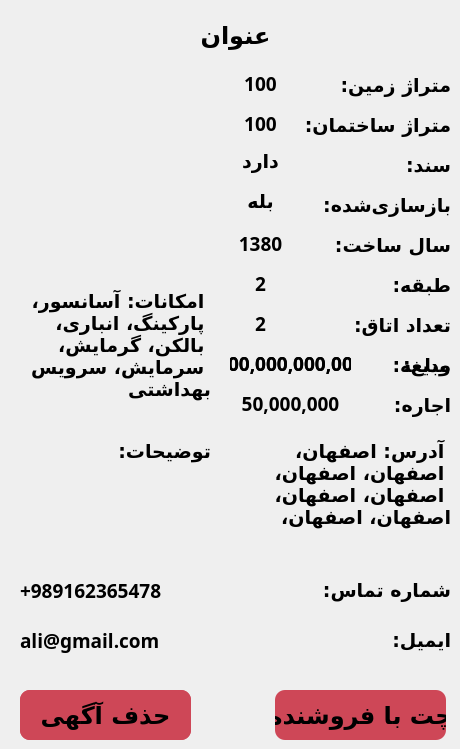
    <widget class="QWidget" name="page_Details_Apartment">
     <widget class="QLabel" name="label_detail_apartment_title">
      <property name="geometry">
       <rect>
        <x>20</x>
        <y>10</y>
        <width>431</width>
        <height>51</height>
       </rect>
      </property>
      <property name="font">
       <font>
        <family>B Nazanin</family>
        <pointsize>18</pointsize>
        <weight>75</weight>
        <bold>true</bold>
       </font>
      </property>
      <property name="text">
       <string>عنوان</string>
      </property>
      <property name="alignment">
       <set>Qt::AlignCenter</set>
      </property>
      <property name="wordWrap">
       <bool>true</bool>
      </property>
     </widget>
     <widget class="QLabel" name="label_41">
      <property name="geometry">
       <rect>
        <x>300</x>
        <y>310</y>
        <width>151</width>
        <height>31</height>
       </rect>
      </property>
      <property name="font">
       <font>
        <family>B Nazanin</family>
        <pointsize>14</pointsize>
        <weight>75</weight>
        <bold>true</bold>
       </font>
      </property>
      <property name="text">
       <string>تعداد اتاق:</string>
      </property>
      <property name="alignment">
       <set>Qt::AlignLeading|Qt::AlignLeft|Qt::AlignVCenter</set>
      </property>
      <property name="wordWrap">
       <bool>true</bool>
      </property>
     </widget>
     <widget class="QLabel" name="label_42">
      <property name="geometry">
       <rect>
        <x>300</x>
        <y>270</y>
        <width>151</width>
        <height>31</height>
       </rect>
      </property>
      <property name="font">
       <font>
        <family>B Nazanin</family>
        <pointsize>14</pointsize>
        <weight>75</weight>
        <bold>true</bold>
       </font>
      </property>
      <property name="text">
       <string>طبقه:</string>
      </property>
      <property name="alignment">
       <set>Qt::AlignLeading|Qt::AlignLeft|Qt::AlignVCenter</set>
      </property>
      <property name="wordWrap">
       <bool>true</bool>
      </property>
     </widget>
     <widget class="QLabel" name="label_43">
      <property name="geometry">
       <rect>
        <x>300</x>
        <y>230</y>
        <width>151</width>
        <height>31</height>
       </rect>
      </property>
      <property name="font">
       <font>
        <family>B Nazanin</family>
        <pointsize>14</pointsize>
        <weight>75</weight>
        <bold>true</bold>
       </font>
      </property>
      <property name="text">
       <string>سال ساخت:</string>
      </property>
      <property name="alignment">
       <set>Qt::AlignLeading|Qt::AlignLeft|Qt::AlignVCenter</set>
      </property>
      <property name="wordWrap">
       <bool>true</bool>
      </property>
     </widget>
     <widget class="QPushButton" name="pushButton_detail_apartment_report">
      <property name="geometry">
       <rect>
        <x>20</x>
        <y>690</y>
        <width>171</width>
        <height>50</height>
       </rect>
      </property>
      <property name="font">
       <font>
        <family>B Nazanin</family>
        <pointsize>18</pointsize>
        <weight>75</weight>
        <bold>true</bold>
       </font>
      </property>
      <property name="cursor">
       <cursorShape>PointingHandCursor</cursorShape>
      </property>
      <property name="styleSheet">
       <string notr="true">background-color: #CE4757;
border-style: solid;
border-color: black;
border-width: 0px;
border-radius: 10px;</string>
      </property>
      <property name="text">
       <string>گزارش آگهی</string>
      </property>
     </widget>
     <widget class="QLabel" name="label_detail_apartment_photo">
      <property name="geometry">
       <rect>
        <x>20</x>
        <y>80</y>
        <width>200</width>
        <height>200</height>
       </rect>
      </property>
      <property name="text">
       <string/>
      </property>
      <property name="pixmap">
       <pixmap>:/images/default.jpg</pixmap>
      </property>
      <property name="scaledContents">
       <bool>true</bool>
      </property>
      <property name="alignment">
       <set>Qt::AlignCenter</set>
      </property>
     </widget>
     <widget class="QLabel" name="label_44">
      <property name="geometry">
       <rect>
        <x>290</x>
        <y>70</y>
        <width>161</width>
        <height>31</height>
       </rect>
      </property>
      <property name="font">
       <font>
        <family>B Nazanin</family>
        <pointsize>14</pointsize>
        <weight>75</weight>
        <bold>true</bold>
       </font>
      </property>
      <property name="text">
       <string>متراژ زمین:</string>
      </property>
      <property name="alignment">
       <set>Qt::AlignLeading|Qt::AlignLeft|Qt::AlignVCenter</set>
      </property>
      <property name="wordWrap">
       <bool>true</bool>
      </property>
     </widget>
     <widget class="QLabel" name="label_detail_apartment_land_area">
      <property name="geometry">
       <rect>
        <x>230</x>
        <y>70</y>
        <width>61</width>
        <height>31</height>
       </rect>
      </property>
      <property name="font">
       <font>
        <family>B Nazanin</family>
        <pointsize>14</pointsize>
        <weight>75</weight>
        <bold>true</bold>
       </font>
      </property>
      <property name="text">
       <string>100</string>
      </property>
      <property name="alignment">
       <set>Qt::AlignHCenter|Qt::AlignTop</set>
      </property>
      <property name="wordWrap">
       <bool>true</bool>
      </property>
     </widget>
     <widget class="QLabel" name="label_46">
      <property name="geometry">
       <rect>
        <x>290</x>
        <y>110</y>
        <width>161</width>
        <height>31</height>
       </rect>
      </property>
      <property name="font">
       <font>
        <family>B Nazanin</family>
        <pointsize>14</pointsize>
        <weight>75</weight>
        <bold>true</bold>
       </font>
      </property>
      <property name="text">
       <string>متراژ ساختمان:</string>
      </property>
      <property name="alignment">
       <set>Qt::AlignLeading|Qt::AlignLeft|Qt::AlignVCenter</set>
      </property>
      <property name="wordWrap">
       <bool>true</bool>
      </property>
     </widget>
     <widget class="QLabel" name="label_detail_apartment_build_area">
      <property name="geometry">
       <rect>
        <x>230</x>
        <y>110</y>
        <width>61</width>
        <height>31</height>
       </rect>
      </property>
      <property name="font">
       <font>
        <family>B Nazanin</family>
        <pointsize>14</pointsize>
        <weight>75</weight>
        <bold>true</bold>
       </font>
      </property>
      <property name="text">
       <string>100</string>
      </property>
      <property name="alignment">
       <set>Qt::AlignHCenter|Qt::AlignTop</set>
      </property>
      <property name="wordWrap">
       <bool>true</bool>
      </property>
     </widget>
     <widget class="QLabel" name="label_detail_apartment_facilities">
      <property name="geometry">
       <rect>
        <x>20</x>
        <y>290</y>
        <width>191</width>
        <height>131</height>
       </rect>
      </property>
      <property name="font">
       <font>
        <family>B Nazanin</family>
        <pointsize>14</pointsize>
        <weight>75</weight>
        <bold>true</bold>
       </font>
      </property>
      <property name="text">
       <string>امکانات: آسانسور، پارکینگ، انباری، بالکن، گرمایش، سرمایش، سرویس بهداشتی</string>
      </property>
      <property name="alignment">
       <set>Qt::AlignLeading|Qt::AlignLeft|Qt::AlignTop</set>
      </property>
      <property name="wordWrap">
       <bool>true</bool>
      </property>
     </widget>
     <widget class="QLabel" name="label_60">
      <property name="geometry">
       <rect>
        <x>290</x>
        <y>190</y>
        <width>161</width>
        <height>31</height>
       </rect>
      </property>
      <property name="font">
       <font>
        <family>B Nazanin</family>
        <pointsize>14</pointsize>
        <weight>75</weight>
        <bold>true</bold>
       </font>
      </property>
      <property name="text">
       <string>بازسازی‌شده:</string>
      </property>
      <property name="alignment">
       <set>Qt::AlignLeading|Qt::AlignLeft|Qt::AlignVCenter</set>
      </property>
      <property name="wordWrap">
       <bool>true</bool>
      </property>
     </widget>
     <widget class="QLabel" name="label_detail_apartment_renovated">
      <property name="geometry">
       <rect>
        <x>230</x>
        <y>190</y>
        <width>61</width>
        <height>31</height>
       </rect>
      </property>
      <property name="font">
       <font>
        <family>B Nazanin</family>
        <pointsize>14</pointsize>
        <weight>75</weight>
        <bold>true</bold>
       </font>
      </property>
      <property name="text">
       <string>بله</string>
      </property>
      <property name="alignment">
       <set>Qt::AlignHCenter|Qt::AlignTop</set>
      </property>
      <property name="wordWrap">
       <bool>true</bool>
      </property>
     </widget>
     <widget class="QLabel" name="label_detail_apartment_year">
      <property name="geometry">
       <rect>
        <x>230</x>
        <y>230</y>
        <width>61</width>
        <height>31</height>
       </rect>
      </property>
      <property name="font">
       <font>
        <family>B Nazanin</family>
        <pointsize>14</pointsize>
        <weight>75</weight>
        <bold>true</bold>
       </font>
      </property>
      <property name="text">
       <string>1380</string>
      </property>
      <property name="alignment">
       <set>Qt::AlignHCenter|Qt::AlignTop</set>
      </property>
      <property name="wordWrap">
       <bool>true</bool>
      </property>
     </widget>
     <widget class="QLabel" name="label_detail_apartment_floor">
      <property name="geometry">
       <rect>
        <x>230</x>
        <y>270</y>
        <width>61</width>
        <height>31</height>
       </rect>
      </property>
      <property name="font">
       <font>
        <family>B Nazanin</family>
        <pointsize>14</pointsize>
        <weight>75</weight>
        <bold>true</bold>
       </font>
      </property>
      <property name="text">
       <string>2</string>
      </property>
      <property name="alignment">
       <set>Qt::AlignHCenter|Qt::AlignTop</set>
      </property>
      <property name="wordWrap">
       <bool>true</bool>
      </property>
     </widget>
     <widget class="QLabel" name="label_detail_apartment_room">
      <property name="geometry">
       <rect>
        <x>230</x>
        <y>310</y>
        <width>61</width>
        <height>31</height>
       </rect>
      </property>
      <property name="font">
       <font>
        <family>B Nazanin</family>
        <pointsize>14</pointsize>
        <weight>75</weight>
        <bold>true</bold>
       </font>
      </property>
      <property name="text">
       <string>2</string>
      </property>
      <property name="alignment">
       <set>Qt::AlignHCenter|Qt::AlignTop</set>
      </property>
      <property name="wordWrap">
       <bool>true</bool>
      </property>
     </widget>
     <widget class="QLabel" name="label_65">
      <property name="geometry">
       <rect>
        <x>320</x>
        <y>570</y>
        <width>131</width>
        <height>41</height>
       </rect>
      </property>
      <property name="font">
       <font>
        <family>B Nazanin</family>
        <pointsize>14</pointsize>
        <weight>75</weight>
        <bold>true</bold>
       </font>
      </property>
      <property name="text">
       <string>شماره تماس:</string>
      </property>
      <property name="alignment">
       <set>Qt::AlignLeading|Qt::AlignLeft|Qt::AlignVCenter</set>
      </property>
      <property name="wordWrap">
       <bool>true</bool>
      </property>
     </widget>
     <widget class="QLabel" name="label_detail_apartment_phone">
      <property name="geometry">
       <rect>
        <x>20</x>
        <y>570</y>
        <width>291</width>
        <height>41</height>
       </rect>
      </property>
      <property name="font">
       <font>
        <family>B Nazanin</family>
        <pointsize>14</pointsize>
        <weight>75</weight>
        <bold>true</bold>
       </font>
      </property>
      <property name="layoutDirection">
       <enum>Qt::LeftToRight</enum>
      </property>
      <property name="text">
       <string>+989162365478</string>
      </property>
      <property name="alignment">
       <set>Qt::AlignLeading|Qt::AlignLeft|Qt::AlignVCenter</set>
      </property>
      <property name="wordWrap">
       <bool>true</bool>
      </property>
     </widget>
     <widget class="QLabel" name="label_67">
      <property name="geometry">
       <rect>
        <x>320</x>
        <y>620</y>
        <width>131</width>
        <height>41</height>
       </rect>
      </property>
      <property name="font">
       <font>
        <family>B Nazanin</family>
        <pointsize>14</pointsize>
        <weight>75</weight>
        <bold>true</bold>
       </font>
      </property>
      <property name="text">
       <string>ایمیل:</string>
      </property>
      <property name="alignment">
       <set>Qt::AlignLeading|Qt::AlignLeft|Qt::AlignVCenter</set>
      </property>
      <property name="wordWrap">
       <bool>true</bool>
      </property>
     </widget>
     <widget class="QLabel" name="label_detail_apartment_email">
      <property name="geometry">
       <rect>
        <x>20</x>
        <y>620</y>
        <width>291</width>
        <height>41</height>
       </rect>
      </property>
      <property name="font">
       <font>
        <family>B Nazanin</family>
        <pointsize>14</pointsize>
        <weight>75</weight>
        <bold>true</bold>
       </font>
      </property>
      <property name="layoutDirection">
       <enum>Qt::LeftToRight</enum>
      </property>
      <property name="text">
       <string>ali@gmail.com</string>
      </property>
      <property name="alignment">
       <set>Qt::AlignLeading|Qt::AlignLeft|Qt::AlignVCenter</set>
      </property>
      <property name="wordWrap">
       <bool>true</bool>
      </property>
     </widget>
     <widget class="QPushButton" name="pushButton_detail_apartment_chat">
      <property name="geometry">
       <rect>
        <x>275</x>
        <y>690</y>
        <width>171</width>
        <height>50</height>
       </rect>
      </property>
      <property name="font">
       <font>
        <family>B Nazanin</family>
        <pointsize>18</pointsize>
        <weight>75</weight>
        <bold>true</bold>
       </font>
      </property>
      <property name="cursor">
       <cursorShape>PointingHandCursor</cursorShape>
      </property>
      <property name="styleSheet">
       <string notr="true">background-color: #CE4757;
border-style: solid;
border-color: black;
border-width: 0px;
border-radius: 10px;</string>
      </property>
      <property name="text">
       <string>چت با فروشنده</string>
      </property>
     </widget>
     <widget class="QLabel" name="label_detail_apartment_total_price">
      <property name="geometry">
       <rect>
        <x>230</x>
        <y>350</y>
        <width>121</width>
        <height>31</height>
       </rect>
      </property>
      <property name="font">
       <font>
        <family>B Nazanin</family>
        <pointsize>14</pointsize>
        <weight>75</weight>
        <bold>true</bold>
       </font>
      </property>
      <property name="text">
       <string>100,000,000,000</string>
      </property>
      <property name="alignment">
       <set>Qt::AlignHCenter|Qt::AlignTop</set>
      </property>
      <property name="wordWrap">
       <bool>true</bool>
      </property>
     </widget>
     <widget class="QLabel" name="label_detail_apartment_total_price_text">
      <property name="geometry">
       <rect>
        <x>360</x>
        <y>350</y>
        <width>91</width>
        <height>31</height>
       </rect>
      </property>
      <property name="font">
       <font>
        <family>B Nazanin</family>
        <pointsize>14</pointsize>
        <weight>75</weight>
        <bold>true</bold>
       </font>
      </property>
      <property name="text">
       <string>مبلغ:</string>
      </property>
      <property name="alignment">
       <set>Qt::AlignLeading|Qt::AlignLeft|Qt::AlignVCenter</set>
      </property>
      <property name="wordWrap">
       <bool>true</bool>
      </property>
     </widget>
     <widget class="QLabel" name="label_detail_apartment_monthly_rent_text">
      <property name="geometry">
       <rect>
        <x>350</x>
        <y>390</y>
        <width>101</width>
        <height>31</height>
       </rect>
      </property>
      <property name="font">
       <font>
        <family>B Nazanin</family>
        <pointsize>14</pointsize>
        <weight>75</weight>
        <bold>true</bold>
       </font>
      </property>
      <property name="text">
       <string>اجاره:</string>
      </property>
      <property name="alignment">
       <set>Qt::AlignLeading|Qt::AlignLeft|Qt::AlignVCenter</set>
      </property>
      <property name="wordWrap">
       <bool>true</bool>
      </property>
     </widget>
     <widget class="QLabel" name="label_detail_apartment_monthly_rent">
      <property name="geometry">
       <rect>
        <x>230</x>
        <y>390</y>
        <width>121</width>
        <height>31</height>
       </rect>
      </property>
      <property name="font">
       <font>
        <family>B Nazanin</family>
        <pointsize>14</pointsize>
        <weight>75</weight>
        <bold>true</bold>
       </font>
      </property>
      <property name="text">
       <string>50,000,000</string>
      </property>
      <property name="alignment">
       <set>Qt::AlignHCenter|Qt::AlignTop</set>
      </property>
      <property name="wordWrap">
       <bool>true</bool>
      </property>
     </widget>
     <widget class="QLabel" name="label_detail_apartment_deposit_text">
      <property name="geometry">
       <rect>
        <x>350</x>
        <y>350</y>
        <width>101</width>
        <height>31</height>
       </rect>
      </property>
      <property name="font">
       <font>
        <family>B Nazanin</family>
        <pointsize>14</pointsize>
        <weight>75</weight>
        <bold>true</bold>
       </font>
      </property>
      <property name="text">
       <string>ودیعه:</string>
      </property>
      <property name="alignment">
       <set>Qt::AlignLeading|Qt::AlignLeft|Qt::AlignVCenter</set>
      </property>
      <property name="wordWrap">
       <bool>true</bool>
      </property>
     </widget>
     <widget class="QLabel" name="label_detail_apartment_deposit">
      <property name="geometry">
       <rect>
        <x>230</x>
        <y>350</y>
        <width>121</width>
        <height>31</height>
       </rect>
      </property>
      <property name="font">
       <font>
        <family>B Nazanin</family>
        <pointsize>14</pointsize>
        <weight>75</weight>
        <bold>true</bold>
       </font>
      </property>
      <property name="text">
       <string>100,000,000,000</string>
      </property>
      <property name="alignment">
       <set>Qt::AlignHCenter|Qt::AlignTop</set>
      </property>
      <property name="wordWrap">
       <bool>true</bool>
      </property>
     </widget>
     <widget class="QLabel" name="label_detail_apartment_full_address">
      <property name="geometry">
       <rect>
        <x>230</x>
        <y>440</y>
        <width>221</width>
        <height>121</height>
       </rect>
      </property>
      <property name="font">
       <font>
        <family>B Nazanin</family>
        <pointsize>14</pointsize>
        <weight>75</weight>
        <bold>true</bold>
       </font>
      </property>
      <property name="text">
       <string>آدرس: اصفهان، اصفهان، اصفهان، اصفهان، اصفهان، اصفهان، اصفهان، </string>
      </property>
      <property name="alignment">
       <set>Qt::AlignLeading|Qt::AlignLeft|Qt::AlignTop</set>
      </property>
      <property name="wordWrap">
       <bool>true</bool>
      </property>
     </widget>
     <widget class="QLabel" name="label_detail_apartment_description">
      <property name="geometry">
       <rect>
        <x>10</x>
        <y>440</y>
        <width>201</width>
        <height>121</height>
       </rect>
      </property>
      <property name="font">
       <font>
        <family>B Nazanin</family>
        <pointsize>14</pointsize>
        <weight>75</weight>
        <bold>true</bold>
       </font>
      </property>
      <property name="text">
       <string>توضیحات:</string>
      </property>
      <property name="alignment">
       <set>Qt::AlignLeading|Qt::AlignLeft|Qt::AlignTop</set>
      </property>
      <property name="wordWrap">
       <bool>true</bool>
      </property>
     </widget>
     <widget class="QLabel" name="label_62">
      <property name="geometry">
       <rect>
        <x>290</x>
        <y>150</y>
        <width>161</width>
        <height>31</height>
       </rect>
      </property>
      <property name="font">
       <font>
        <family>B Nazanin</family>
        <pointsize>14</pointsize>
        <weight>75</weight>
        <bold>true</bold>
       </font>
      </property>
      <property name="text">
       <string>سند:</string>
      </property>
      <property name="alignment">
       <set>Qt::AlignLeading|Qt::AlignLeft|Qt::AlignVCenter</set>
      </property>
      <property name="wordWrap">
       <bool>true</bool>
      </property>
     </widget>
     <widget class="QLabel" name="label_detail_apartment_deed">
      <property name="geometry">
       <rect>
        <x>230</x>
        <y>150</y>
        <width>61</width>
        <height>31</height>
       </rect>
      </property>
      <property name="font">
       <font>
        <family>B Nazanin</family>
        <pointsize>14</pointsize>
        <weight>75</weight>
        <bold>true</bold>
       </font>
      </property>
      <property name="text">
       <string>دارد</string>
      </property>
      <property name="alignment">
       <set>Qt::AlignHCenter|Qt::AlignTop</set>
      </property>
      <property name="wordWrap">
       <bool>true</bool>
      </property>
     </widget>
     <widget class="QPushButton" name="pushButton_detail_apartment_delete">
      <property name="geometry">
       <rect>
        <x>20</x>
        <y>690</y>
        <width>171</width>
        <height>50</height>
       </rect>
      </property>
      <property name="font">
       <font>
        <family>B Nazanin</family>
        <pointsize>18</pointsize>
        <weight>75</weight>
        <bold>true</bold>
       </font>
      </property>
      <property name="cursor">
       <cursorShape>PointingHandCursor</cursorShape>
      </property>
      <property name="styleSheet">
       <string notr="true">background-color: #CE4757;
border-style: solid;
border-color: black;
border-width: 0px;
border-radius: 10px;</string>
      </property>
      <property name="text">
       <string>حذف آگهی</string>
      </property>
     </widget>
    </widget>
